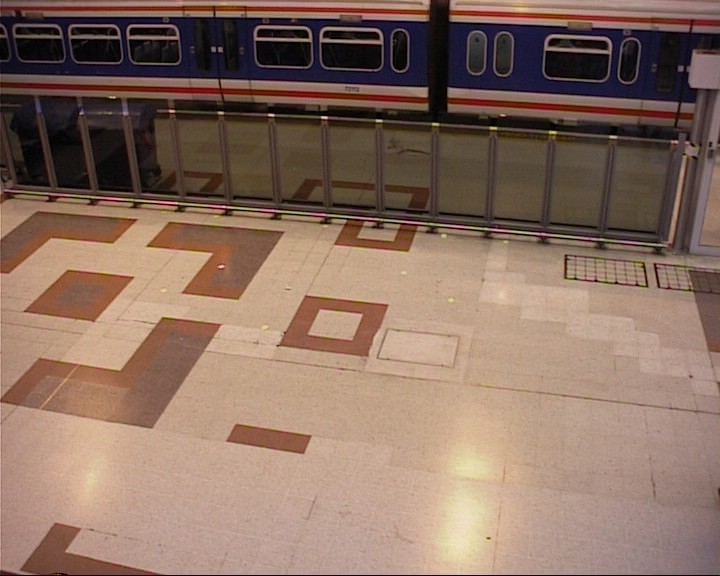
#> input picture in000001.jpg, 720 x 576 px; the run also reads 3 pictures not shown here
$ jupyter execute 'Segmentation objets d'"'"'interet par methode simple Gaussienne.ipynb'   (shell and % lines are left out)
#> lines starting #> are read from the running program, lines starting #| are printed output that depends on the picture; after the words box and inside, x2 and y2 are one past the last pixel; in counts of white or black regions, pixels touching at a corner belong together
<a href="https://colab.research.google.com/github/gabilodeau/INF8770/blob/master/Segmentation%20objets%20d'interet%20par%20methode%20simple%20Gaussienne.ipynb" target="_parent"></a>

INF8770 Technologies multimédias

Polytechnique Montréal

Exemple de la segmentation d'objets d'intérêt (Méthode simple Gaussienne)

Exécuter les 2 lignes suivantes pour colab.

[cell 1]
%cd INF8770

[cell 2]
import numpy as np
import cv2
import matplotlib.pyplot as plt

Lecture d'images pour entraîner le modèle. (Images provenant PETS 2006, http://www.cvg.reading.ac.uk/PETS2006/data.html)

[cell 3]
image1 = (cv2.imread('in000001.jpg',cv2.IMREAD_GRAYSCALE)).astype(float)
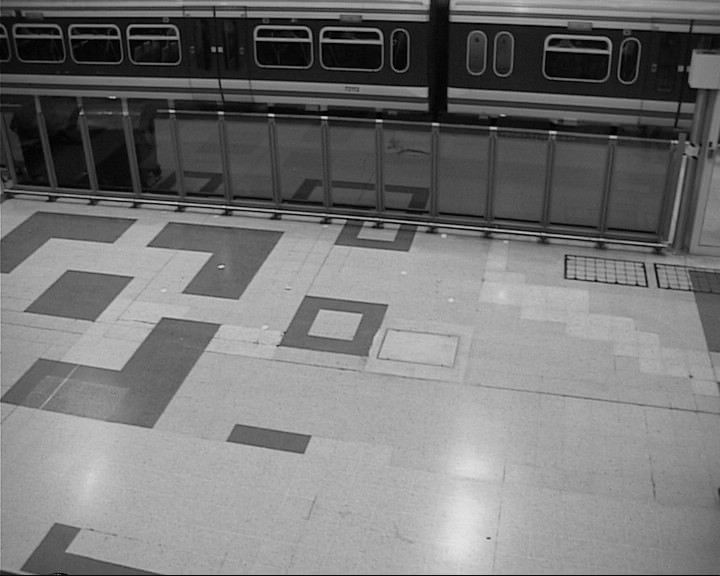
#> image1: shape (576, 720) float64; min 0, max 229, mean 117.9
plt.imshow(image1, cmap = plt.get_cmap('gray'))
plt.show()
image2 = (cv2.imread('in000003.jpg',cv2.IMREAD_GRAYSCALE)).astype(float)
#> image2: shape (576, 720) float64; min 0, max 230, mean 117.8
image3 = (cv2.imread('in000004.jpg',cv2.IMREAD_GRAYSCALE)).astype(float)
#> image3: shape (576, 720) float64; min 0, max 228, mean 117.8
image4 = (cv2.imread('in000005.jpg',cv2.IMREAD_GRAYSCALE)).astype(float)
#> image4: shape (576, 720) float64; min 0, max 229, mean 117.8

Dans cet exemple, les calculs sont faits sur une image en tons de gris. Pour entraîner le modèle, on doit calculer la moyenne et la variance de chaque pixel de l'image, puisque la modèle est une distribution Gaussienne. Ce modèle est le modèle de l'arrière-plan de la scène.

[cell 4]
Moy = (image1 + image2 + image3 + image4)/4.0
Var = (np.power(image1,2) + np.power(image2,2) + np.power(image3,2) + np.power(image4,2))/4.0 - np.power(Moy,2)
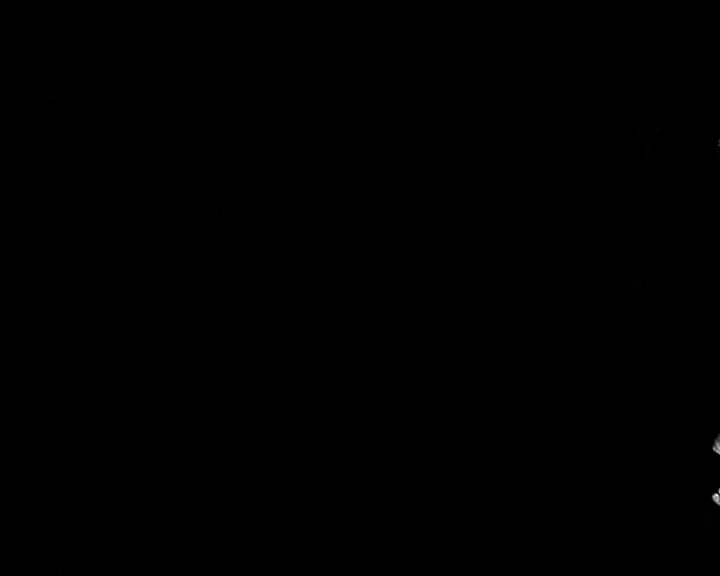
#> Var: shape (576, 720) float64; min 0, max 1861.2, mean 2.4; drawn with min black and max white

[cell 5]
print(Moy)
#> (printed output is left out)

[cell 6]
print(Var)
#> (printed output is left out)

Lecture de l'image qui sera utilisée pour la détection de l'objet d'intérêt.

[cell 7]
imagedet = (cv2.imread('in000021.jpg',cv2.IMREAD_GRAYSCALE)).astype(float)
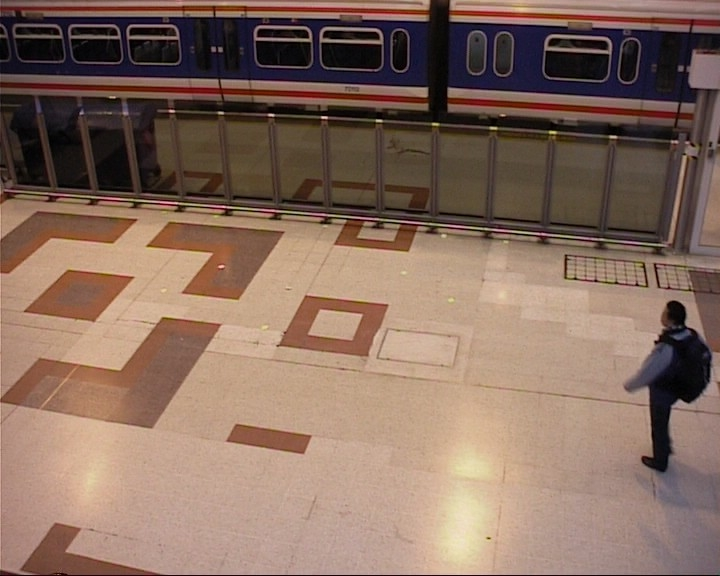
#> input picture in000021.jpg, 720 x 576 px
#> imagedet: shape (576, 720) float64; min 0, max 229, mean 115.4
plt.imshow(imagedet, cmap = plt.get_cmap('gray'))
plt.show()

Le ou les objets d'intérêt sont constitué des pixels qui ne correpondent pas au modèle d'arrière-plan. Ces pixels sont considérés comme l'avant-plan.

[cell 8]
n = 10 #Ajuste la sensibilité de la détection
Avantplan = np.abs(imagedet - Moy)> n*np.sqrt(Var)
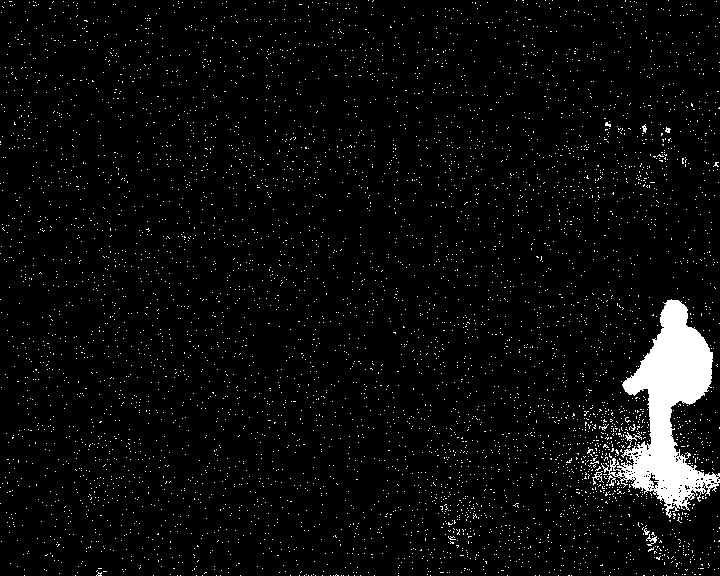
#> Avantplan: shape (576, 720) bool; 4.2% white; 5345 white regions (5336 under 20 px), largest, box (x1, y1, x2, y2) and area: (601, 299, 720, 518) 10173, (625, 431, 642, 448) 72, (592, 471, 604, 485) 52

Affichage du résultats avec l'avant-plan en blanc.

[cell 9]
plt.imshow(~Avantplan,plt.get_cmap('binary'))
plt.show()
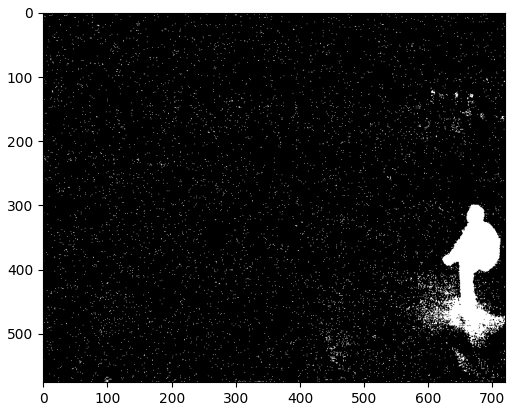
#> figure drawn by matplotlib, 1 panel
